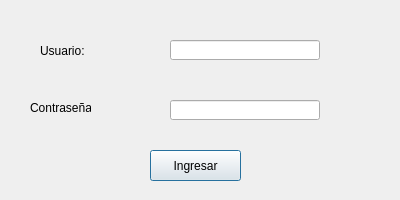
<?xml version="1.0" encoding="UTF-8"?>
<ui version="4.0">
 <class>Dialog</class>
 <widget class="QDialog" name="Dialog">
  <property name="geometry">
   <rect>
    <x>0</x>
    <y>0</y>
    <width>400</width>
    <height>200</height>
   </rect>
  </property>
  <property name="windowTitle">
   <string>Dialog</string>
  </property>
  <widget class="QLineEdit" name="usuario">
   <property name="geometry">
    <rect>
     <x>170</x>
     <y>40</y>
     <width>150</width>
     <height>20</height>
    </rect>
   </property>
   <property name="text">
    <string/>
   </property>
  </widget>
  <widget class="QLabel" name="label">
   <property name="geometry">
    <rect>
     <x>40</x>
     <y>40</y>
     <width>51</width>
     <height>21</height>
    </rect>
   </property>
   <property name="text">
    <string>Usuario:</string>
   </property>
  </widget>
  <widget class="QLabel" name="label_2">
   <property name="geometry">
    <rect>
     <x>30</x>
     <y>100</y>
     <width>61</width>
     <height>16</height>
    </rect>
   </property>
   <property name="text">
    <string>Contraseña:</string>
   </property>
  </widget>
  <widget class="QLineEdit" name="contrasena">
   <property name="geometry">
    <rect>
     <x>170</x>
     <y>100</y>
     <width>150</width>
     <height>20</height>
    </rect>
   </property>
  </widget>
  <widget class="QPushButton" name="ingresar">
   <property name="geometry">
    <rect>
     <x>150</x>
     <y>150</y>
     <width>91</width>
     <height>31</height>
    </rect>
   </property>
   <property name="text">
    <string>Ingresar</string>
   </property>
  </widget>
 </widget>
 <resources/>
 <connections/>
</ui>
